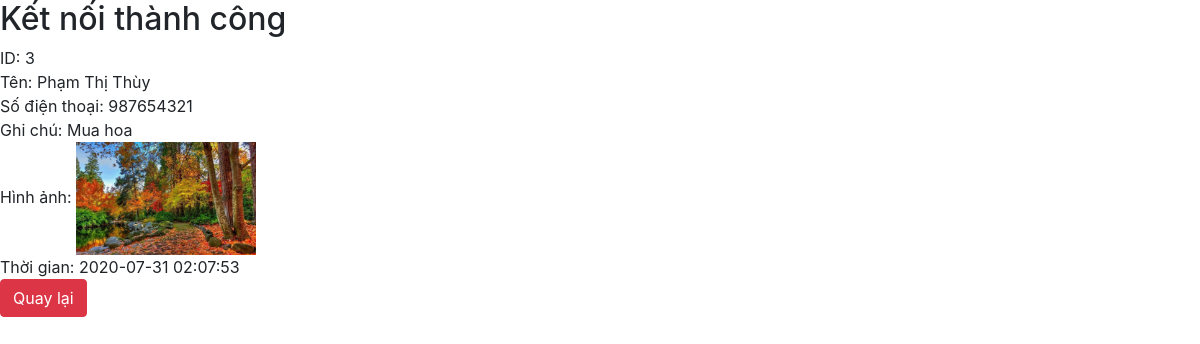
Screenshot of /detail.php?id=3 with the database file from the repository.
### tables this page shows
CREATE TABLE `tbl_user` (
  `id` int(11) NOT NULL,
  `name` varchar(255) NOT NULL,
  `numberphone` int(11) DEFAULT NULL,
  `description` text DEFAULT NULL,
  `avatar` varchar(255) DEFAULT NULL,
  `created_at` timestamp NOT NULL DEFAULT current_timestamp()
);

### detail.php (the view, shortened to what this page needs)
<?php
    require_once 'database.php';
    $id = $_GET['id'];
    $sql_select_one = "SELECT * FROM tbl_user WHERE id = $id";
    $result_one = mysqli_query($connection, $sql_select_one);
    $category = mysqli_fetch_assoc($result_one);
?>
<html lang="en">
<head>
    <link rel="stylesheet" href="bootstrap-4.5.0-dist/css/bootstrap.min.css">
</head>
<body>
ID: <?php echo $category['id']?><br>
Tên: <?php echo $category['name']?><br>
Số điện thoại: <?php  echo $category['numberphone']?><br>
Ghi chú: <?php echo $category ['description']?><br>
Hình ảnh: <img src="uploads/<?php echo $category ['avatar']; ?>" width="180px"><br>
Thời gian: <?php echo $category['created_at']?><br>
<form action="category.php" method = "post">
<input type="submit" name = "submit3" class="btn btn-danger" value = "Quay lại">
</form>
</body>
</html>

### rows the page displays
tbl_user: id "3", name "Phạm Thị Thùy", numberphone "987654321", description "Mua hoa", avatar (picture), created_at "2020-07-31 02:07:53"
